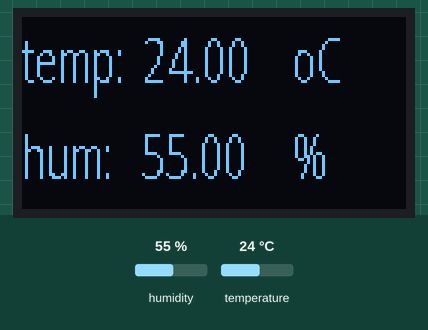
Bench run of a sketch on a simulated ESP32. Shown: 128×64 one-colour display. The test bench sets the inputs (shaded band); at power-on: humidity 55 %, temperature 24 °C. What the sketch prints to the serial monitor is not drawn.

Above: at 2.8 s.
2.9 s: humidity set to 22 %
At 4.8 s:
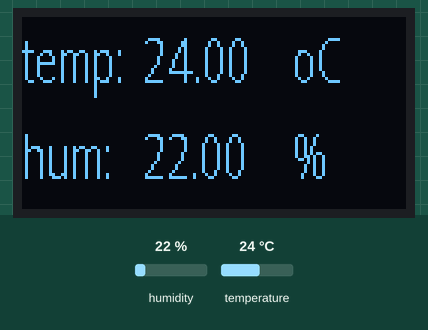
5.6 s: temperature set to 12 °C
At 7.4 s:
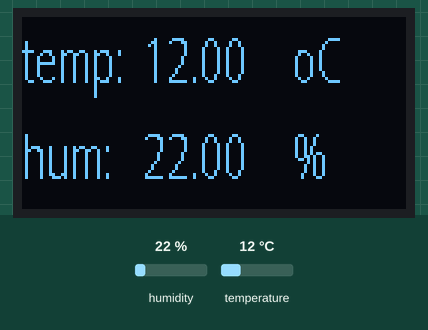
8.3 s: humidity set to 40 %
At 11.3 s:
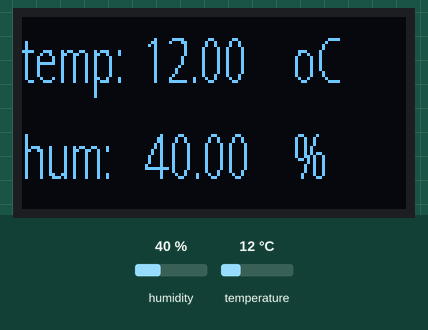
11.6 s: temperature set to 19 °C
At 12.8 s:
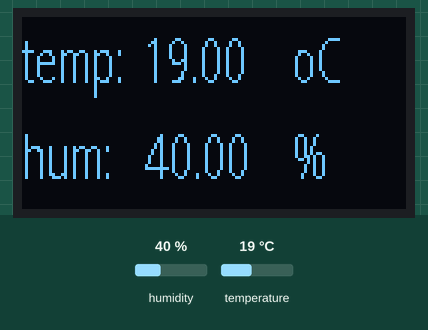
Timing chart, 0 to 14.6 s (numbered marks = the images above; inputs shaded):
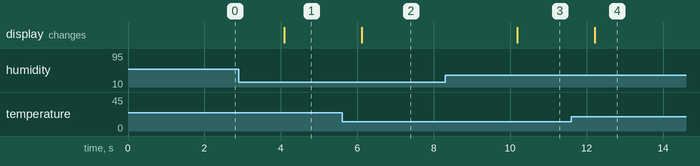

The sketch:

ESP32_DHT22_SSD1306.ino
```cpp
/*****************************************************
 * ESP32 DHT Reading and OLED diplay
 * DHT Input: ==> GPIO23.
 * 128 X 32 SSD1306  - Library by Daniel Eichhorn
 *
 * MJRoBot.org 12Sept17
 *****************************************************/

/* modified font created at http://oleddisplay.squix.ch/ */
#include "modified_font.h"

/*  SSD1306 */
#include "SSD1306.h"
#define SDA_PIN 21// GPIO21 -> SDA
#define SCL_PIN 22// GPIO22 -> SCL
#define SSD_ADDRESS 0x3c
SSD1306  display(SSD_ADDRESS, SDA_PIN, SCL_PIN);

/* DHT */
#include "DHT.h"
#define DHTPIN 23
#define DHTTYPE DHT22
DHT dht(DHTPIN, DHTTYPE);
float localHum = 0;
float localTemp = 0;

void setup()
{
  Serial.begin(115200);
  Serial.println("");
  Serial.println("ESP32 DHT Temperature and Humidity - OLED Display");
  Serial.println("");

  dht.begin();

  display.init();

  display.flipScreenVertically();
  display.setTextAlignment(TEXT_ALIGN_LEFT);
  display.setFont(Open_Sans_Condensed_Light_20); // set a font
}

void loop()
{
  getDHT();
  displayData();
  delay(2000);
}

/***************************************************
* Get indoor Temp/Hum data
****************************************************/
void getDHT()
{
  float tempIni = localTemp;
  float humIni = localHum;
  localTemp = dht.readTemperature();
  localHum = dht.readHumidity();
  if (isnan(localHum) || isnan(localTemp))   // Check if any reads failed and exit early (to try again).
  {
    localTemp = tempIni;
    localHum = humIni;
    return;
  }
}

/***************************************************
* Display Data
****************************************************/
void displayData()
{
  Serial.print("Temp: ==> ");
  Serial.print(localTemp);
  Serial.print("  Hum ==> ");
  Serial.println(localHum);

  display.clear();   // clear the display

  display.drawString(0, 0,  "temp: ");
  display.drawString(40, 0,  String(localTemp));
  display.drawString(90, 0,  "oC");
  display.drawString(0, 32, "hum:  ");
  display.drawString(40, 32,  String(localHum));
  display.drawString(90, 32,  "%");

  display.display();   // write the buffer to the display
  delay(10);
}
```

Source omitted: odified_font.h (data table, 42699 bytes)

Measured:
- after the input at 2.9 s, the display: changes after 1.2 s (image 1)
- after the input at 5.6 s, the display: changes after 0.52 s (image 2)
- after the input at 8.3 s, the display: changes after 1.9 s (image 3)
- after the input at 11.6 s, the display: changes after 0.61 s (image 4)
